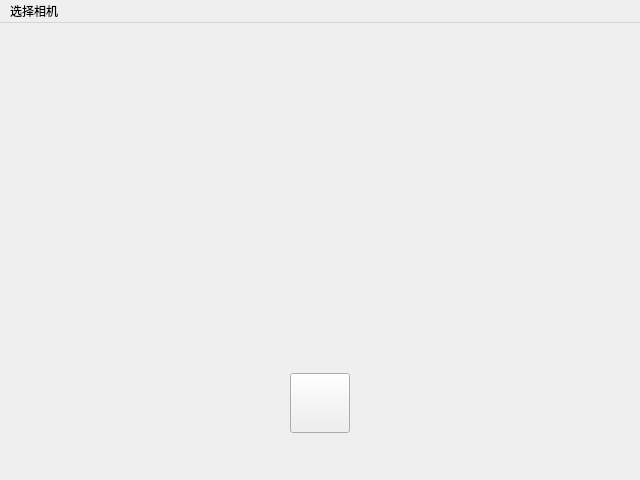
<?xml version="1.0" encoding="UTF-8"?>
<ui version="4.0">
 <class>single_capture</class>
 <widget class="QMainWindow" name="single_capture">
  <property name="geometry">
   <rect>
    <x>0</x>
    <y>0</y>
    <width>640</width>
    <height>480</height>
   </rect>
  </property>
  <property name="windowTitle">
   <string>MainWindow</string>
  </property>
  <property name="windowIcon">
   <iconset resource="res/image.qrc">
    <normaloff>:/icon/camera.png</normaloff>:/icon/camera.png</iconset>
  </property>
  <widget class="QWidget" name="centralwidget">
   <widget class="QLabel" name="image">
    <property name="geometry">
     <rect>
      <x>0</x>
      <y>0</y>
      <width>640</width>
      <height>480</height>
     </rect>
    </property>
    <property name="text">
     <string/>
    </property>
    <property name="alignment">
     <set>Qt::AlignCenter</set>
    </property>
   </widget>
   <widget class="QPushButton" name="capture">
    <property name="geometry">
     <rect>
      <x>290</x>
      <y>350</y>
      <width>60</width>
      <height>60</height>
     </rect>
    </property>
    <property name="cursor">
     <cursorShape>PointingHandCursor</cursorShape>
    </property>
    <property name="text">
     <string/>
    </property>
    <property name="icon">
     <iconset resource="res/image.qrc">
      <normaloff>:/icon/capture.png</normaloff>:/icon/capture.png</iconset>
    </property>
    <property name="iconSize">
     <size>
      <width>48</width>
      <height>48</height>
     </size>
    </property>
   </widget>
  </widget>
  <widget class="QMenuBar" name="menubar">
   <property name="geometry">
    <rect>
     <x>0</x>
     <y>0</y>
     <width>640</width>
     <height>22</height>
    </rect>
   </property>
   <widget class="QMenu" name="menu">
    <property name="title">
     <string>选择相机</string>
    </property>
   </widget>
   <addaction name="menu"/>
  </widget>
 </widget>
 <resources>
  <include location="res/image.qrc"/>
 </resources>
 <connections/>
</ui>
